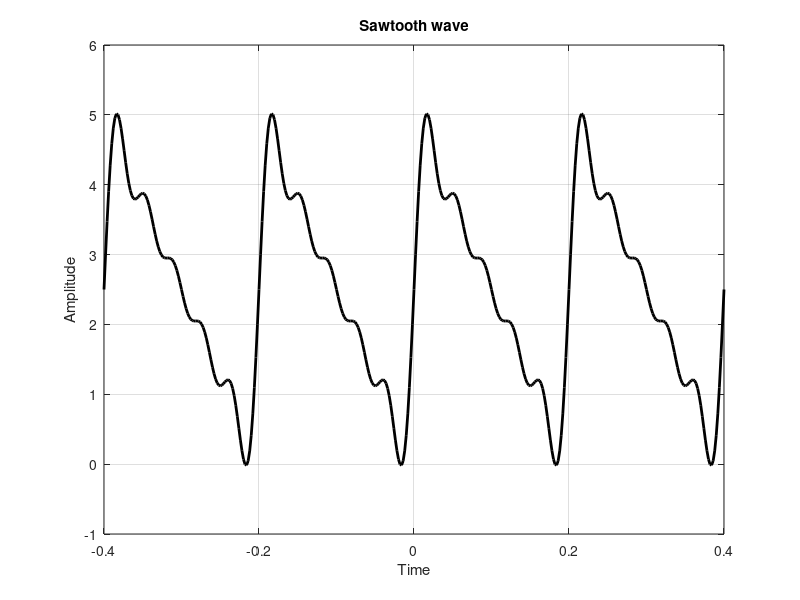

The MATLAB script that drew this image:
clc;
clear;
A=input('Amplitude of the wave:');
f0=input('Frequency of the wave:');
n=input('Number of Harmonics:');
T=1/f0;
t=-2*T:T/100:2*T;
y=A/2+zeros(1,length(t));
for i=1:n;
    x=A/(i*pi)*sin((i*2*pi*t)/T);
    y=y+x;
end;
plot(t,y,'-k','linewidth',2);
xlabel('Time');
ylabel('Amplitude');
title('Sawtooth wave');
grid on;